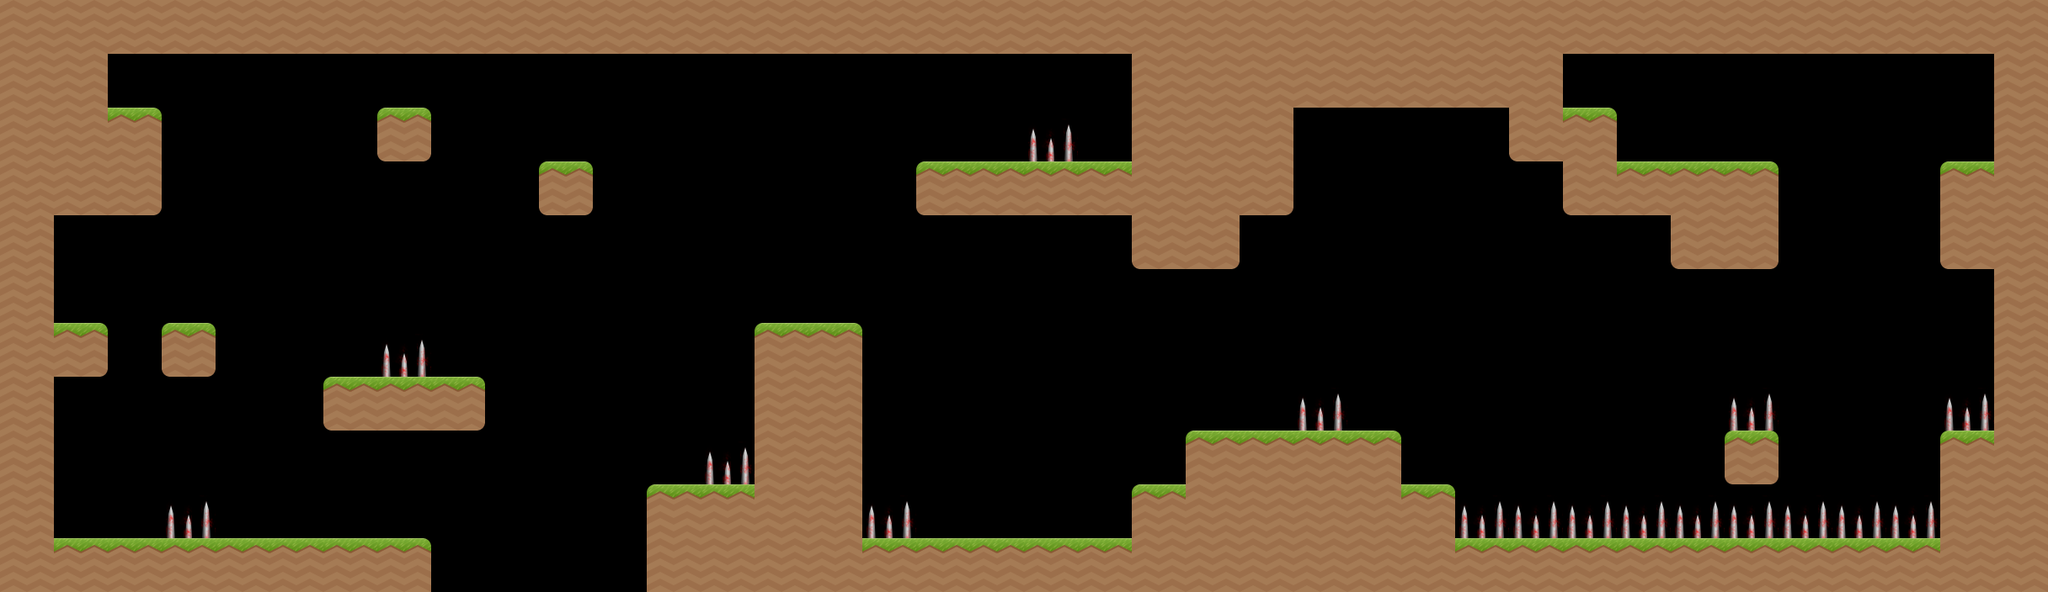

This game map was drawn from its Tiled (.tmx) file and the tilesets committed beside it. A one-line description and the trimmed map source follow:
An orthogonal 38x11 tile map with 64x64 px tiles, 2 tile layers (Ground, Spikes), 2 tilesets and 39 objects.

<map version="1.0" orientation="orthogonal" renderorder="right-down" width="38" height="11" tilewidth="64" tileheight="64" nextobjectid="152">
 <tileset firstgid="1" name="Morf" tilewidth="64" tileheight="64">
  <tile id="0">
   <image width="64" height="64" source="../tiles/flower.png" />
  </tile>
  <tile id="1">
   <image width="64" height="64" source="../tiles/grassTile.png" />
  </tile>
  <tile id="2">
   <image width="64" height="64" source="../tiles/grassTile-All.png" />
  </tile>
  <tile id="3">
   <image width="64" height="64" source="../tiles/grassTile-Both-Left.png" />
  </tile>
  <tile id="4">
   <image width="64" height="64" source="../tiles/grassTile-Both-Right.png" />
  </tile>
  <tile id="5">
   <image width="64" height="64" source="../tiles/grassTile-Bottom-Left.png" />
  </tile>
  <tile id="6">
   <image width="64" height="64" source="../tiles/grassTile-Bottom-Right.png" />
  </tile>
  <tile id="7">
   <image width="64" height="64" source="../tiles/grassTile-Middle.png" />
  </tile>
  <tile id="8">
   <image width="64" height="64" source="../tiles/grassTile-Top-Left.png" />
  </tile>
  <tile id="9">
   <image width="64" height="64" source="../tiles/grassTile-Top-Right.png" />
  </tile>
  <tile id="10">
   <image width="64" height="64" source="../tiles/ice.png" />
  </tile>
  <tile id="11">
   <image width="64" height="64" source="../tiles/sandTile-Bottom-Left.png" />
  </tile>
  <tile id="12">
   <image width="64" height="64" source="../tiles/sandTile-Bottom-Right.png" />
  </tile>
  <tile id="13">
   <image width="64" height="64" source="../tiles/spikes.png" />
  </tile>
  <tile id="14">
   <image width="64" height="64" source="../tiles/steam.png" />
  </tile>
  <tile id="15">
   <image width="64" height="64" source="../tiles/waterTile.png" />
  </tile>
  <tile id="16">
   <image width="64" height="64" source="../tiles/waterTile-Middle.png" />
  </tile>
 </tileset>
 <tileset firstgid="18" name="Ice Pile" tilewidth="64" tileheight="64">
  <tile id="0">
   <image width="64" height="64" source="../tiles/ice.png" />
  </tile>
  <tile id="1">
   <image width="64" height="64" source="../tiles/ice.png" />
  </tile>
  <tile id="2">
   <image width="64" height="64" source="../tiles/ice.png" />
  </tile>
  <tile id="3">
   <image width="64" height="64" source="../tiles/ice.png" />
  </tile>
 </tileset>
 <layer name="Ground" width="38" height="11" opacity="0.9">
  <data>[418 cells, 155 non-empty, 9 distinct tile ids]</data>
 </layer>
 <layer name="Spikes" width="38" height="11">
  <data>[418 cells, 17 non-empty, 1 distinct tile ids]</data>
 </layer>
 <objectgroup name="Water">
  <object id="113" gid="16" x="1728" y="640" />
  <object id="114" gid="16" x="1792" y="640" />
  <object id="115" gid="16" x="1856" y="640" />
  <object id="116" gid="16" x="1920" y="640" />
  <object id="117" gid="16" x="1984" y="640" />
  <object id="118" gid="16" x="2048" y="640" />
  <object id="119" gid="16" x="2112" y="640" />
  <object id="120" gid="16" x="2176" y="640" />
  <object id="121" gid="16" x="2240" y="640" />
  <object id="122" gid="16" x="1472" y="512" />
  <object id="123" gid="16" x="1536" y="512" />
  <object id="124" gid="16" x="1600" y="512" />
  <object id="125" gid="16" x="1536" y="448" />
  <object id="126" gid="16" x="1600" y="448" />
  <object id="127" gid="16" x="1600" y="384" />
 </objectgroup>
 <objectgroup name="Flower">
  <object id="128" gid="1" x="1984" y="192">
   <properties>
    <property name="waterLevel" value="20" />
   </properties>
  </object>
 </objectgroup>
 <objectgroup name="Ice">
  <object id="129" gid="18" x="1472" y="448" />
  <object id="130" gid="18" x="1472" y="384" />
  <object id="131" gid="18" x="1472" y="320" />
  <object id="132" gid="18" x="1536" y="384" />
  <object id="133" gid="18" x="1536" y="320" />
  <object id="134" gid="18" x="1408" y="512" />
  <object id="135" gid="18" x="1408" y="448" />
  <object id="136" gid="18" x="1408" y="384" />
  <object id="137" gid="18" x="1600" y="320" />
  <object id="138" gid="18" x="1536" y="256" />
  <object id="139" gid="18" x="1536" y="192" />
  <object id="140" gid="11" x="1344" y="576" />
  <object id="141" gid="11" x="1280" y="640" />
  <object id="142" gid="11" x="1216" y="640" />
  <object id="143" gid="11" x="1280" y="576" />
  <object id="144" gid="11" x="1280" y="512" />
  <object id="145" gid="11" x="1344" y="512" />
  <object id="146" gid="11" x="1344" y="448" />
  <object id="147" gid="11" x="1216" y="576" />
  <object id="148" gid="11" x="1152" y="640" />
  <object id="149" gid="11" x="1600" y="256" />
  <object id="150" gid="11" x="1600" y="192" />
 </objectgroup>
 <objectgroup name="Player">
  <object id="151" gid="17" x="320" y="640" />
 </objectgroup>
</map>